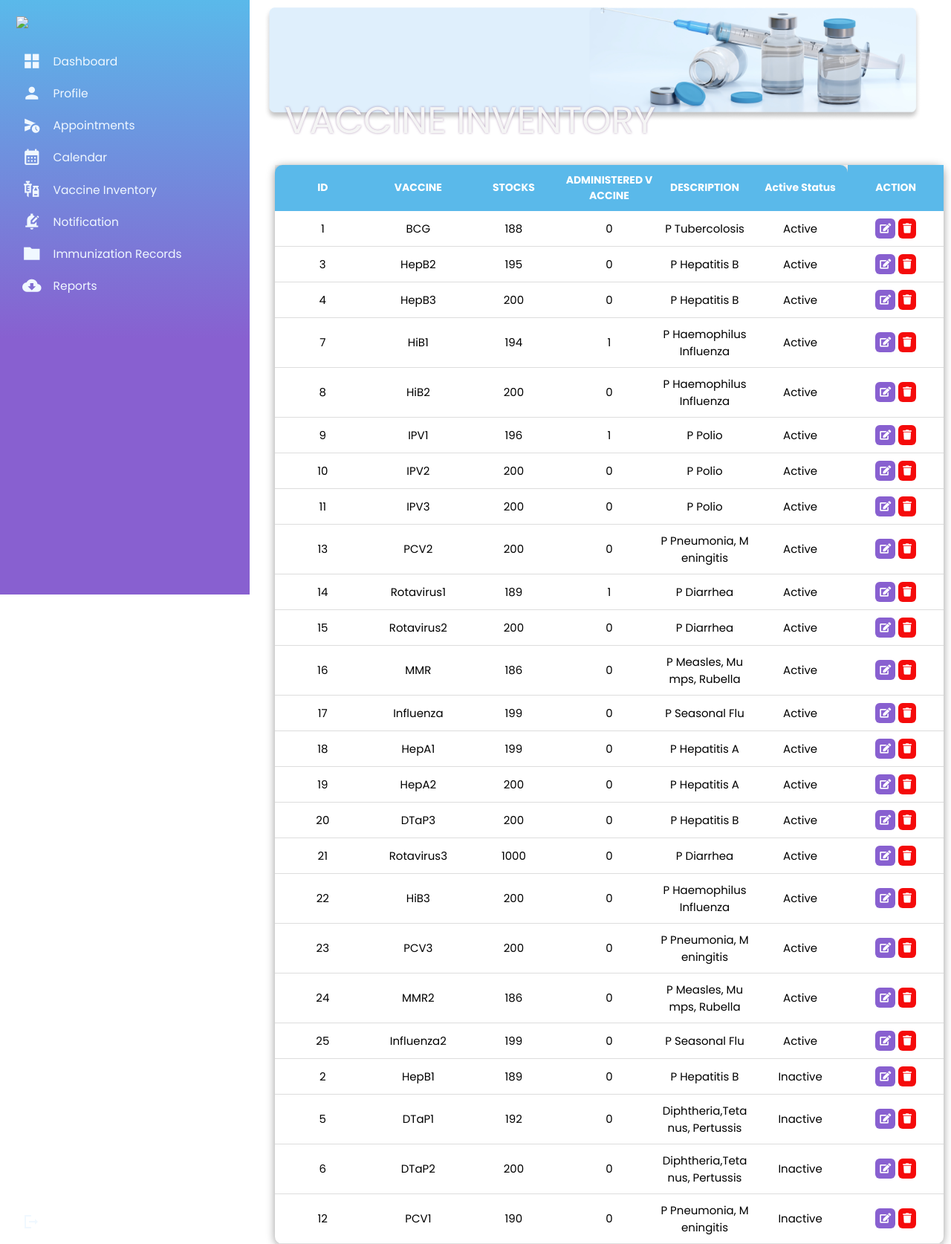
The page /Admin/VaccineInventory-TAB.php (signed in) on the database as committed earlier.
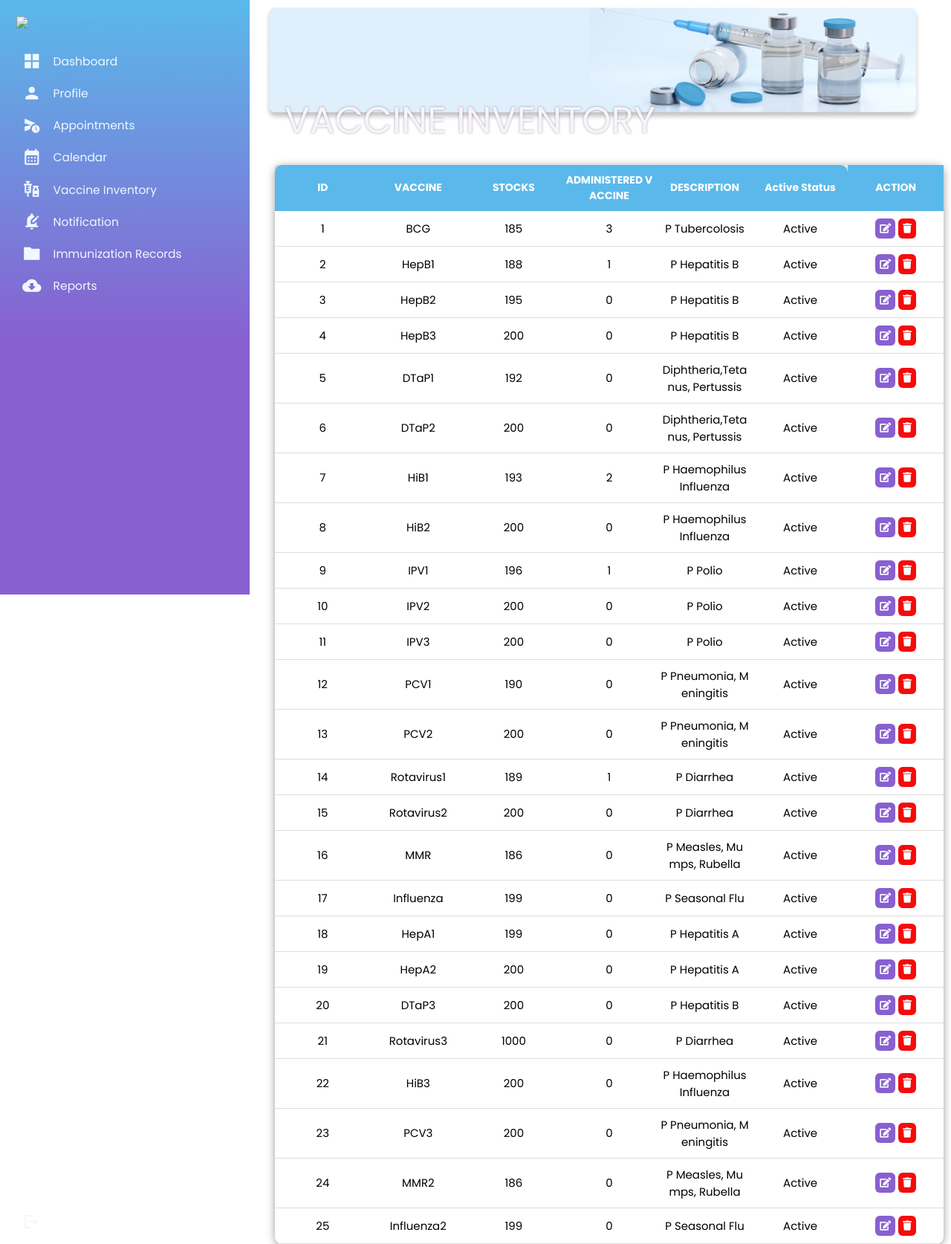
The same page on the database as committed later.
### tables this page shows
CREATE TABLE `vaccineinventory` (
  `vacid` int(11) NOT NULL,
  `vac_name` varchar(11) NOT NULL,
  `vac_desc` varchar(40) NOT NULL,
  `stocks` int(11) NOT NULL,
  `administered` int(11) NOT NULL,
  `req_dose` int(11) NOT NULL,
  `lower_limit` varchar(11) NOT NULL,
  `upper_limit` varchar(11) NOT NULL,
  `exp_date` date NOT NULL,
  `active` int(11) DEFAULT 1
);

### Admin_appointment/vaccine_details.php (called while the page is built)
<?php
include '../Homepage/config.php';
    $select = mysqli_query($conn, "SELECT * FROM vaccineinventory ORDER BY active DESC, vacid ASC") or die('query failed');
    $vaccine_list = mysqli_fetch_all($select, MYSQLI_ASSOC);
?>

### Admin/VaccineInventory-TAB.php (the view, shortened to what this page needs)
<?php include('../templates/Header.php'); ?>
<?php include('../Admin_appointment/vaccine_details.php'); ?>
<link rel="stylesheet" href="./css/style6.css">
<link rel="stylesheet" href="https://use.fontawesome.com/releases/v5.15.4/css/all.css" />
<body>
<div class="container1">
        <div class="column1">
          <?php include('../templates/Admin-Dash.php'); ?>
        </div>
        <div class="column">
            <div class="dashboard">
                <img src="./images/Vaccine inventory.png">
            <div class="dashboard-text">
                <h1>VACCINE INVENTORY</h1>
            </div>
            </div>
            <div class="table2">
            <div class="table2_section">
                <table>
                    <thead>
                        <tr>
                            <th>ID</th>
                            <th>VACCINE</th>
                            <th>STOCKS</th>
                            <th>ADMINISTERED VACCINE</th>
                            <th>DESCRIPTION</th>
                            <th>Active Status</th>
                            <th>ACTION</th>
                        </tr>
                    </thead>
                    <tbody>
                        <?php
                            foreach($vaccine_list as $value){
                                $vacid = $value['vacid'];
                        ?>
                        <tr>
                            <td><?php echo $value['vacid']; ?></td>
                            <td><?php echo $value['vac_name']; ?></td>
                            <td><?php echo $value['stocks']; ?></td>
                            <td><?php echo $value['administered']; ?></td>
                            <td><?php echo $value['vac_desc']; ?></td>
                            <td><?php if($value['active'] == 1){ echo "Active"; }else{ echo "Inactive"; } ?></td>
                            <td>
                                <button id="update_vaccine-<?php echo $vacid ; ?>"><i class="fas fa-edit"></i></button>
                                <button id="delete_vaccine-<?php echo $vacid ; ?>"><i class="fas fa-trash"></i></button>
                            </td>
                        </tr>
                        <?php }?>
                    </tbody>
                </table>
            </div>
        </div>
</div>
</body>
</html>

### templates/Header.php (shortened to what this page needs)
<!DOCTYPE html>
<html>
<head>

### templates/Admin-Dash.php (shortened to what this page needs)
<link rel="stylesheet" href="../assets/css/style0.css">
<body>
<div class="dash-container">
        <aside>
            <div class="top">
                <div class="logo">
                    <img src="../assets/images/VACUNNA logo (1).png ">
                </div>
            </div>
            <div class="sider-bar">
            <a href="ADMIN-Dashboard.php" style="text-decoration: none;" >
                <span class="material-icons-sharp">grid_view</span>
                <h7 style =" font-size: 15.5px;">Dashboard</h7>
                </a>
                <a href="Profile-TAB.php" style="text-decoration: none;">
                <span class="material-icons-sharp">person</span>
                <h7 style =" font-size: 15.5px;">Profile</h7>
                </a>
                <a href="Appointment-TAB.php" style="text-decoration: none;">
                <span class="material-icons-sharp">schedule_send</span>
                <h7 style =" font-size: 15.5px;">Appointments</h7>
                </a>
                <a href="Calendar-TAB.php" style="text-decoration: none;">
                <span class="material-icons-sharp">calendar_month</span>
                <h7 style =" font-size: 15.5px;">Calendar</h7>
                </a>
                <a href="VaccineInventory-TAB.php" style="text-decoration: none;">
                <span class="material-icons-sharp">vaccines</span>
                <h7 style =" font-size: 15.5px;">Vaccine Inventory</h7>
                </a>
                <a href="Notification-TAB.php" style="text-decoration: none;">
                <span class="material-icons-sharp">edit_notifications</span>
                <h7 style =" font-size: 15.5px;">Notification</h7>
                </a>
                <a href="Report-TAB.php" style="text-decoration: none;">
                <span class="material-icons-sharp">folder</span>
                <h7 style =" font-size: 15.5px;">Immunization Records</h7>
                </a>
                <a href="Report-TAB.php" style="text-decoration: none;">
                <span class="material-icons-sharp">cloud_download</span>
                <h7 style =" font-size: 15.5px;">Reports</h7>
                </a>
                <a href="../Homepage/Index.php? echo $user_id; ?>" type="button" name="logout" value ="logout" class="material-icons-sharp">logout
                </a>
            </div>
        </aside>
    </div>

### Admin/css/style6.css (style rules this page uses)
.container1 { display: flex; }
.column { position: absolute; left: 270px; right: 50px; }
.column1 { position: fixed; height: 100%; }
.dashboard { position: relative; }
.dashboard img { padding: 8px 85px; width: 1500px; }
.dashboard-text { position: absolute; top: 100px; padding: 25px 113px; }
.dashboard-text h1 { color: whitesmoke; text-shadow: 0px 0px 3px rgba(101, 53, 113, 0.5); font-family: 'Poppins', sans-serif; font-size: 50px; font-style: normal; font-weight: 400; line-height: normal; }
.table2 { width: 100%; padding: 50px 30px; margin-left: 50px; }
.table2_section { height: 370px; }
table { width: 100%; table-layout: fixed; max-width: 1000px; min-width: 900px; border-collapse: collapse; background-color: #ffffff; border: none; border-radius: 10px; box-shadow: 0 2px 12px 0 rgba(0, 0, 0, .4); }
.table2 button { border: none; outline: none; border-radius: 6px; cursor: pointer; padding: 6px; color: #ffffff; transition: .3s ease; }
.table2_section td button:nth-child(1) { background-color: #8860D0; }
.table2_section td button:nth-child(2) { background-color: #f50b0b; }
.table2_section thead th { position: sticky; top: 0; background-color: #5AB9EA; color: #ffffff; font-size: 14px; border: none; box-shadow: 0 2px 12px 0 rgba(0, 0, 0, .4); }
.table2_section thead th:nth-child(1) { border-radius: 10px 0 0 0; }
.table2_section thead th:nth-child(6) { border-radius: 0 10px 0 0; }
.table2_section th, td { border-bottom: 1px solid #dddddd; padding: 10px 5px; word-break: break-all; text-align: center; }
.table3_section th, td { border-bottom: 1px solid #dddddd; padding: 10px 5px; word-break: break-all; text-align: center; }
th, td { border-bottom: 1px solid #dddddd; padding: 10px 5px; word-break: break-all; text-align: center; }
@media screen and (max-width: 2560px) { .dashboard img { width: 110%; } }
@media screen and (max-width: 2560px) { table { max-width: 2000px; font-size: 15px; margin: 0 10px 0 20px; } }

### assets/css/style0.css (style rules this page uses)
* { margin: 0; padding: 0; outline: 0; border: 0; text-decoration: none; list-style: none; box-sizing: border-box; }
body { display: grid; height: 100%; font-family: Poppins, sans-serif; font-size: 13px; background: white; background-size: cover; background-repeat: no-repeat; background-position: center center; user-select: none; overflow-x: hidden; }
.dash-container { display: grid; width: 96%; gap: 1.8rem; grid-template-columns: 14rem auto 23rem; }
img { display: block; width: 100%; }
aside { height: 100vh; width: 150%; background: linear-gradient(180deg, #5AB9EA 0%, #8860D0 57.03%); background-size: cover; background-repeat: no-repeat; background-position: center center; }
aside .top { display: flex; align-items: center; justify-content: space-between; margin: 1.4rem; }
aside .sider-bar a { color: aliceblue; display: flex; margin-left: 30px; gap: 1rem; align-items: center; position: relative; height: 2.7rem; transition: all 300ms ease; }
aside .sider-bar a span { font-size: 1.6rem; transition: all 300ms ease; }
aside .sider-bar a:last-child { position: absolute; bottom: 0.5rem; width: 100%; }

Rows that differ between the two databases and show on the page:
changed vaccineinventory "BCG": stocks "188" → "185"; administered "0" → "3"
changed vaccineinventory "HepB1": stocks "189" → "188"; administered "0" → "1"; active "Inactive" → "Active"; moves up the list
changed vaccineinventory "DTaP1": active "Inactive" → "Active"; moves up the list
changed vaccineinventory "DTaP2": active "Inactive" → "Active"; moves up the list
changed vaccineinventory "HiB1": stocks "194" → "193"; administered "1" → "2"
changed vaccineinventory "PCV1": active "Inactive" → "Active"; moves up the list
